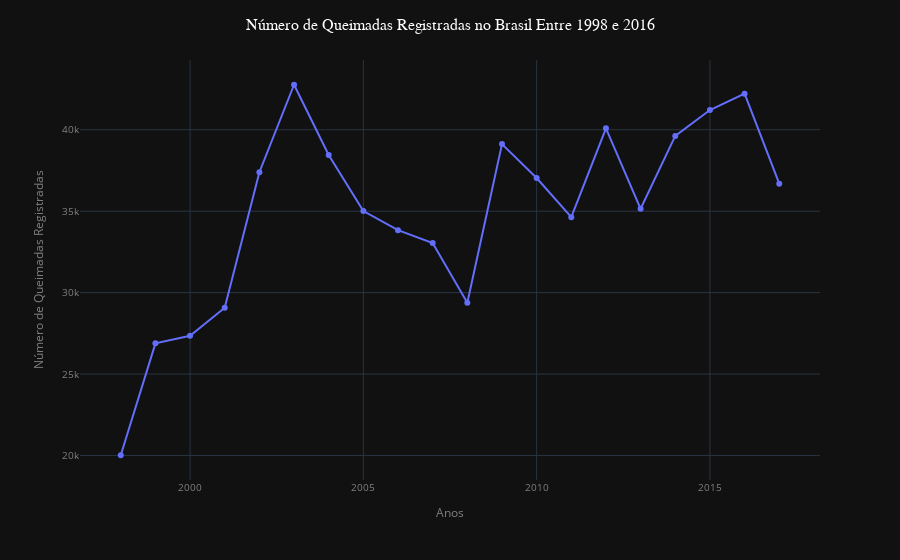

The code cell stored with this chart in its notebook:
### Code cell
# Plotando o gráfico de linhas

linha = px.line(data_frame=df_plot, x='year', y='number', markers=True, template='plotly_dark')
linha.update_layout(
    xaxis_title={
        'text': 'Anos',
        'font_size': 12,
    },
    yaxis_title={
        'text': 'Número de Queimadas Registradas',
        'font_size': 12
    },
    legend_title={
        'text': 'Meses',
        'font_size': 12
    },
    font_color='grey',
    font_size=10,
    title={
        'text': 'Número de Queimadas Registradas no Brasil Entre 1998 e 2016',
        'x': 0.5,
        'font_family': 'Verdana',
        'font_color': 'white',
        'font_size': 16,
        
    })

### Figure 1 — Plotly figure (JSON) as saved in the notebook; plotly's stock layout.template omitted (floating-point values rounded to 4 significant figures)
{"data": [{"hovertemplate": "year=%{x}<br>number=%{y}<extra></extra>", "legendgroup": "", "line": {"color": "#636efa", "dash": "solid"}, "marker": {"symbol": "circle"}, "mode": "lines+markers", "name": "", "orientation": "v", "showlegend": false, "type": "scatter", "x": [1998, 1999, 2000, 2001, 2002, 2003, 2004, 2005, 2006, 2007, 2008, 2009, 2010, 2011, 2012, 2013, 2014, 2015, 2016, 2017], "xaxis": "x", "y": [20010.0, 26880.0, 27350.0, 29070.0, 37390.0, 42760.0, 38450.0, 35000.0, 33830.0, 33040.0, 29380.0, 39120.0, 37040.0, 34630.0, 40080.0, 35150.0, 39620.0, 41210.0, 42210.0, 36690.0], "yaxis": "y"}], "layout": {"font": {"color": "grey", "size": 10}, "legend": {"title": {"font": {"size": 12}, "text": "Meses"}, "tracegroupgap": 0}, "margin": {"t": 60}, "title": {"font": {"color": "white", "family": "Verdana", "size": 16}, "text": "Número de Queimadas Registradas no Brasil Entre 1998 e 2016", "x": 0.5}, "xaxis": {"anchor": "y", "domain": [0, 1], "title": {"font": {"size": 12}, "text": "Anos"}}, "yaxis": {"anchor": "x", "domain": [0, 1], "title": {"font": {"size": 12}, "text": "Número de Queimadas Registradas"}}}}
